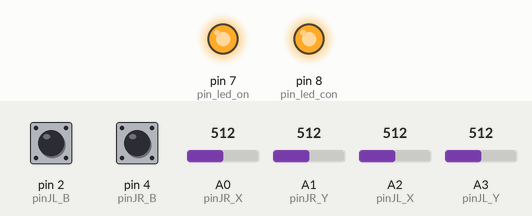
The program below on a simulated Arduino Nano Every. Parts: output pins drawn as LEDs (lit = HIGH). The test bench sets the inputs (shaded band); at power-on: pin 2 (pinJL_B) HIGH, pin 4 (pinJR_B) HIGH, A0 (pinJR_X) = 512, A1 (pinJR_Y) = 512, A2 (pinJL_X) = 512, A3 (pinJL_Y) = 512. No radio packets arrive unless stated; what the program prints to the serial monitor is not drawn.

Above: at 0.3 s.
Timing chart, 0 to 1.8 s (numbered marks = the images above):
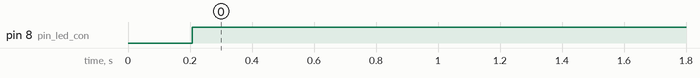

The program:

main.cpp
```cpp
#include "joystick_str.h"

#define dataRate RF24_2MBPS //could be lower for more distance
#define paLevel RF24_PA_MIN // could be Lower as well

#define pinJR_X 14
#define pinJR_Y 15
#define pinJL_X 16
#define pinJL_Y 17

#define pinJR_B 4
#define pinJL_B 2

#define pin_led_on 7
#define pin_led_con 8

#define loop_time 200

RF24 radio(9, 10); // CE, CSN
void setup()
{
  Serial.begin(9600);
   Serial.println( "test" );
  printf_begin();
  radio.begin();

  radio.setRetries(15, 15);
  radio.setPayloadSize(payload_size);
  radio.setDataRate(dataRate);
  radio.setPALevel(paLevel);

  radio.openWritingPipe(address);
  radio.stopListening();
  radio.printDetails();

  pinMode(pinJR_X, INPUT);
  pinMode(pinJR_Y, INPUT);
  pinMode(pinJL_X, INPUT);
  pinMode(pinJL_Y, INPUT);
  pinMode(pinJR_B, INPUT_PULLUP);
  pinMode(pinJL_B, INPUT_PULLUP);

  pinMode(pin_led_con, OUTPUT);
  pinMode(pin_led_on, OUTPUT);

  digitalWrite(pin_led_on, HIGH);
  digitalWrite(pin_led_con, LOW);
}
void loop()
{

  struct joystick j1;
  // const char text[] = "Hello World";

  delay(loop_time);
  j1 = {.JR_X = analogRead(pinJR_X),
        .JR_Y = analogRead(pinJR_Y),
        .JR_B = (digitalRead(pinJR_B) ),

        .JL_X = analogRead(pinJL_X),
        .JL_Y = analogRead(pinJL_Y),
        .JL_B = (digitalRead(pinJL_B) )};
  bool is_sended = radio.write(&j1, sizeof(j1));
  if (is_sended)
  {
    digitalWrite(pin_led_con, HIGH);
  }
  else
  {
    digitalWrite(pin_led_con, LOW);
  }

  char str[100];
  sprintf(str,"Joystic left:  X: %i, Y: %i, B: %i  ", j1.JL_X,j1.JL_Y ,j1.JL_B);
  Serial.print(str);
  sprintf(str,"Joystic right: X: %i, Y: %i, B: %i", j1.JR_X,j1.JR_Y ,j1.JR_B);
  Serial.println(str);

  bool b = radio.write(&j1, sizeof(j1));
  Serial.println(b);

}
```

joystick_str.h
```cpp
#include <SPI.h>
#include <nRF24L01.h>
#include <RF24.h>
#include <printf.h>

    typedef struct joystick {
        int JR_X;
        int JR_Y;
        int JR_B;

        int JL_X;
        int JL_Y;
        int JL_B;
    };
    const byte address[6] = "00001";
    const int payload_size = 12;
```

Measured:
- by itself, pin 8 (pin_led_con): LOW → HIGH at 0.21 s
